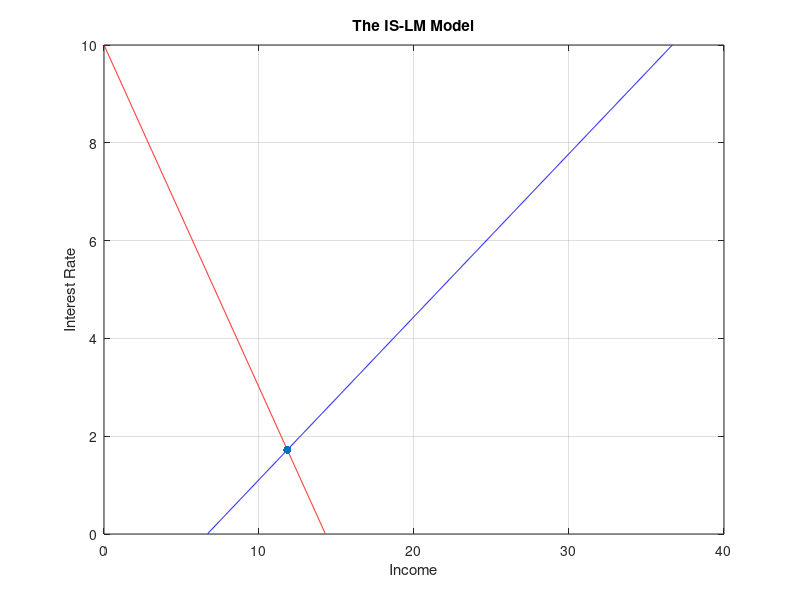

Reproduce this figure in MATLAB. (Note: this script raises an error after producing the figure.)
%% IS-LM Model: Fiscal and Monetary Policy
%% Author: Diego Ciccia

%% Combined Fiscal and Monetary Policy
% The number of parameters in A and Ms must be equal
N=1000;
A=[10, 20];%Autonomous Expenditure
c=0.3; %Marginal Propensity to consume
a=1;b=0.9; %Orthodox Keynesian Estimates
m=0.3; %Money demand income elasticity
Ms=[50, 60]; %Money Supply
P=25; %Price level

StartWith= 0; %Put 0 to begin with fiscal policy, 1 for monetary policy

Arep=repelem(A,2);
Msrep=repelem(Ms,2);
dx=0.3;

if StartWith == 0 %Creates the combinations of Ms e A for each policy environment
    AMs=[Arep(2:end);Msrep(1:end-1)];            
else
    AMs=[Arep(1:end-1);Msrep(2:end)];
end

for k=1:length(AMs)

    Yr_IS=zeros(N,2);
    Yr_LM=zeros(N,2);
    r=10;


    for i=1:N
        Yr_IS(i,1)= (AMs(1,k)/(1 -c))-((a*r)/(1-c));
        Yr_IS(i,2)=r;
        Yr_LM(i,1)= ((1/m)*(AMs(2,k)/P))+((b/m)*r);
        Yr_LM(i,2)=r;
        r=r-0.01;
    end

    plot(Yr_IS(:,1),Yr_IS(:,2), 'r', 'DisplayName', ['IS', num2str(k)])
    hold on
    grid on
    plot(Yr_LM(:,1),Yr_LM(:,2), 'b', 'DisplayName', ['LM', num2str(k)])
    title("The IS-LM Model")
    xlabel("Income")
    ylabel("Interest Rate")

    MatrA=[1, a/(1-c);m, -b];
    MatrBY=[AMs(1,k)/(1-c),a/(1-c) ;AMs(2,k)/P, -b];
    MatrBr=[1, AMs(1,k)/(1-c); m, AMs(2,k)/P];

    Yeq=det(MatrBY)/det(MatrA);
    req=det(MatrBr)/det(MatrA);

    scatter(Yeq,req,'filled','k','HandleVisibility','off' )
    text(Yeq+dx, req, ['E', num2str(n+k-1)])
    plot([Yeq,Yeq],[0, req], '--k','HandleVisibility','off')
    plot([0, Yeq], [req, req], '--k', 'HandleVisibility','off')
    drawnow
    pause(1)
    
    legend
end

